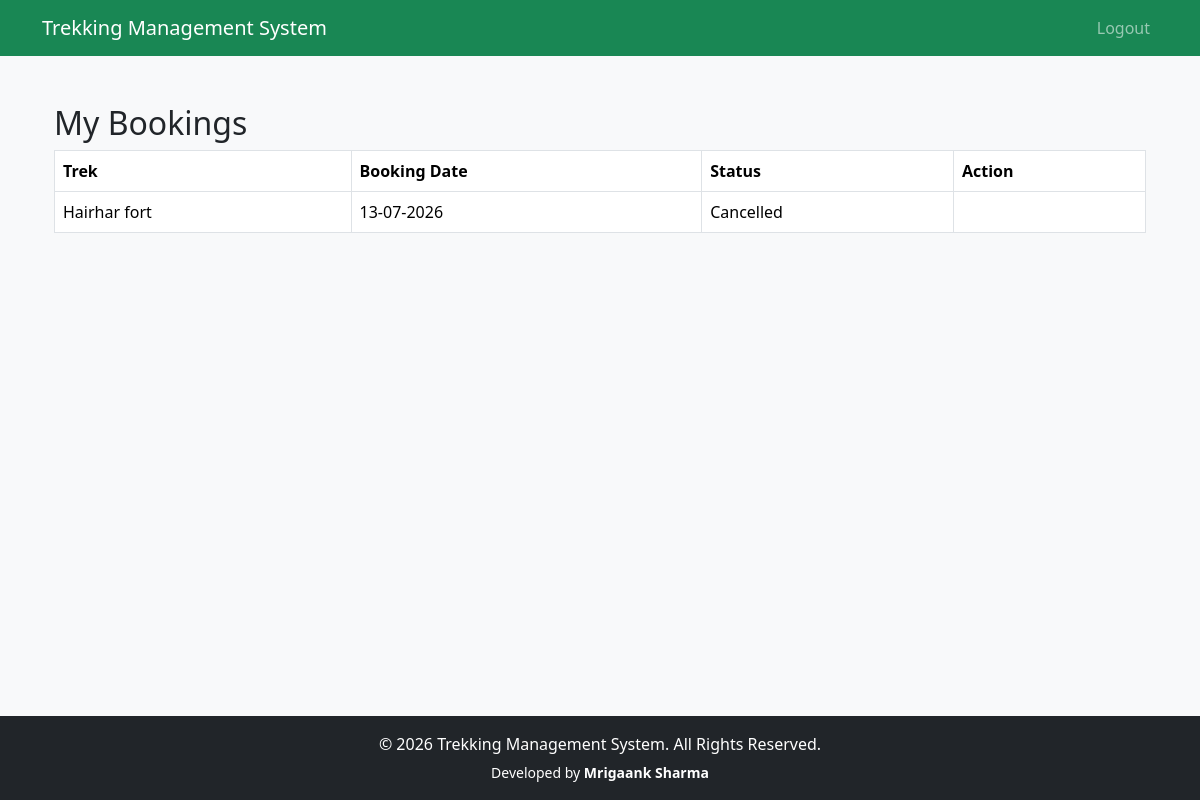
/user/bookings (signed in), run on the app's committed database.
### app/models.py (models this page shows)
class Booking(db.Model):
      __tablename__="bookings"
      __table_args__ = (
    db.UniqueConstraint(
        "user_id",
        "trek_id",
        name="unique_booking"
    ),
)
      id=db.Column(db.Integer,primary_key=True)
      bookings_date=db.Column(
            db.DateTime,
            default=datetime.utcnow
      )
      status=db.Column(
            db.String(20),
            default="Booked"
      )
      user_id=db.Column(
            db.Integer,
            db.ForeignKey("users.id")
      )
      trek_id=db.Column(
            db.Integer,
            db.ForeignKey("treks.id")
      )

class Trek(db.Model):
        __tablename__="treks"
        id=db.Column(db.Integer,primary_key=True)
        name=db.Column(db.String(100),nullable=False)
        location=db.Column(db.String(100),nullable=False)
        difficulty=db.Column(db.String(20),nullable=False)
        duration=db.Column(db.Integer)
        available_slots=db.Column(db.Integer)
        description=db.Column(db.Text)
        status=db.Column(
            db.String(20),
            default="Upcoming"
        )
        start_date=db.Column(db.Date)
        end_date=db.Column(db.Date)
        staff_id=db.Column(
            db.Integer,
            db.ForeignKey("users.id")
        )
        bookings=db.relationship(
            "Booking",
            backref="trek",
            lazy=True
        )
        price = db.Column(db.Float)
        image = db.Column(db.String(255))
        max_altitude = db.Column(db.Integer)
        meeting_point = db.Column(db.String(200))

### app/user/bookings.py (the view)
@user_bp.route("/bookings")
@login_required # login required
@user_required # user required
def booking_history():
    bookings = Booking.query.filter_by(
        user_id=current_user.id
    ).all()
    return render_template("users/bookings.html",bookings=bookings  )

### app/extensions.py (called while the page is built)
@login_manager.user_loader
def load_user(user_id):
    return User.query.get(int(user_id))

### app/templates/users/bookings.html (shortened to what this page needs)
{% extends 'base.html' %}
{% block content %}
<div class="container mt-4">
    <h2>My Bookings</h2>
    <table class="table table-bordered">
        <thead>
            <tr>
                <th>Trek</th>
                <th>Booking Date</th>
                <th>Status</th>
                <th>Action</th>
            </tr>
        </thead>
        <tbody>
            {% for booking in bookings %}
            <tr>
                <td>{{ booking.trek.name }}</td>
                <td>{{ booking.bookings_date.strftime("%d-%m-%Y") }}</td>
                <td>{{ booking.status }}</td>
                <td>
                </td>
            </tr>
            {% endfor %}
        </tbody>
    </table>
</div>
{% endblock %}

### data on the page
Booking: trek.name "Hairhar fort", bookings_date "13-07-2026", status "Cancelled"
